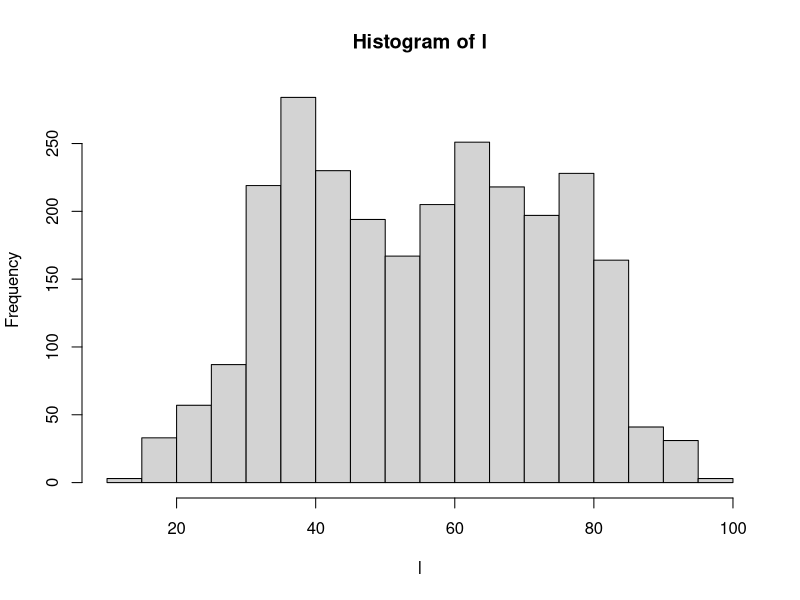
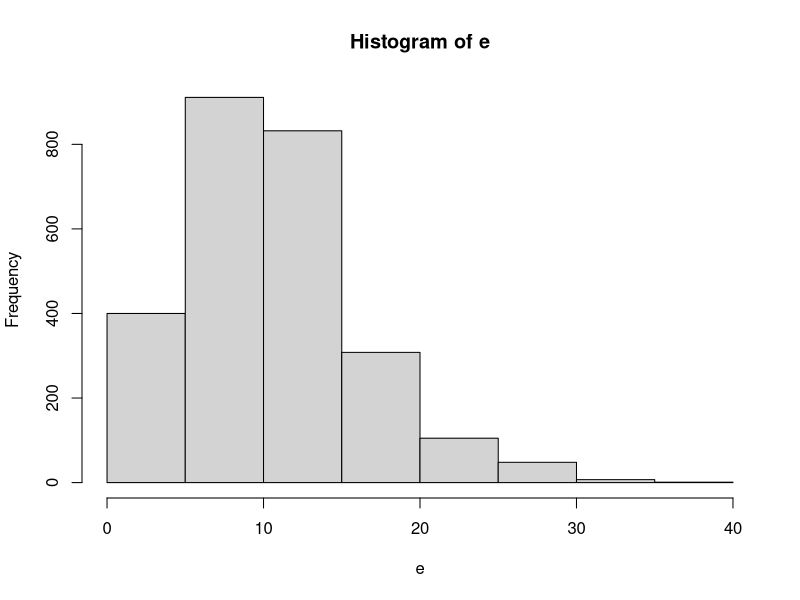

The R source for these figures, in order: (Note: this script raises an error after producing the figures.)
# nombre del archivo a mandar por correo: Kevin Valenzuela  
# nombre_apellido_inferencia_profesor: Francisco Leiva


# No olvide ejecutar las líneas 6 y 11 antes de empezar el resto del trabajo
library(readxl)


# 1. Use la función read_excel para cargar los datos que se encuentran en el archivo excel datos_ie.xlsx
misdatos <- read_excel("datos_ie.xlsx")

e <-c(misdatos$velocidad_viento)
l <-c(misdatos$temperatura)

# 2. Para la variable "velocidad_viento", que es una de las columnas de los datos 
# que acaba de cargar, encuentre lo siguiente usando la función quantile:
# 2.1 el cuantil 0.025 (2 pto)= 2.5%
quantile(e, 0.025)
quantile(e, 0.975)
# 2.2 la mediana (2 pto)= 9.20624 
median(e)
# 2.3 el cuantil 0.975 (2 pto)= 97.5%
# Nota la función quantile es la que calcula cuantiles de un vector. Por ejemplo si el vector se llama x y
# queremos calcular el cuantil 37 escribiremos en R quantile(x, 0.37)

8

# 3. Para la variable "temperatura" compute lo siguiente
# 3.1 la media (2 pto) = 55.45093
mean(l)
# 3.2 la desviación estandar= 17.88357(2 pto)
sd(l)
# 3.3 la cantidad de observaciones= 2612 (n) (2 pto)
length(l)
# 3.4 la desviación estandar, dividida por la raíz de n = (2 pto)

sd(l/sqrt(2612))


# 4. Grafique los histogramas de estas cuatro variables: temperatura, humedad,
# punto_rocio y velocidad_viento. Puede usar cualquier función y paquete de R (4 pts)

hist(l)
hist(e)
hist(h)
hist(p)
p <-c(misdatos$punto_rocio)
h <-c(misdatos$humedad)



# 5. Use el comando pnorm, para encontrar la probabilidad de que una variable aleatoria normal
# estándard esté entre -1 y 1.2, es decir, encontrar P(-1 <= z <= 1.2)
# Nota, el comando pnorm asume por defecto que nuestra normal es estándar. (2 pto)


pnorm(1.2,mean = 0, sd = 1)- pnorm(-1, mean = 0, sd=1)
